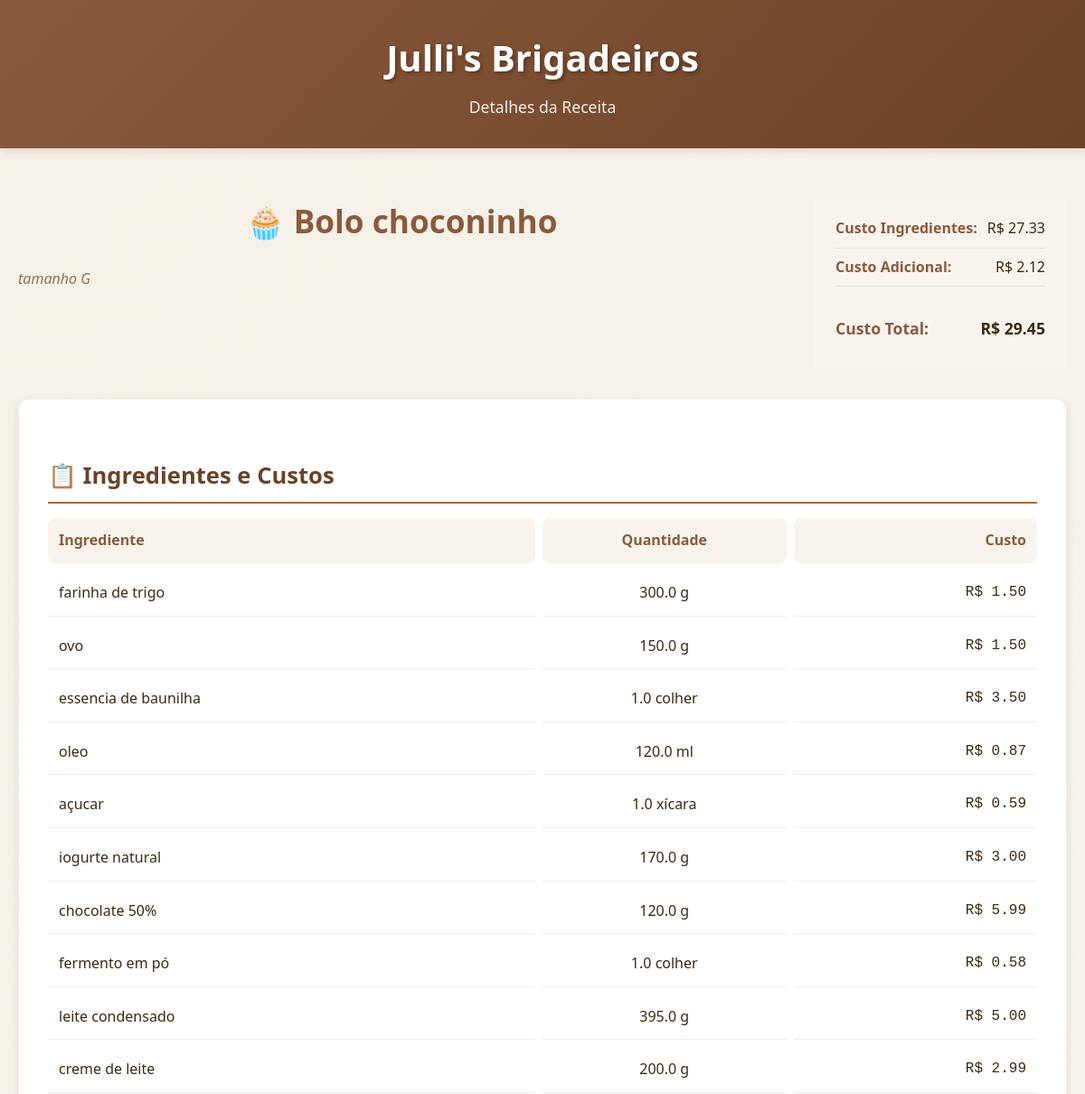
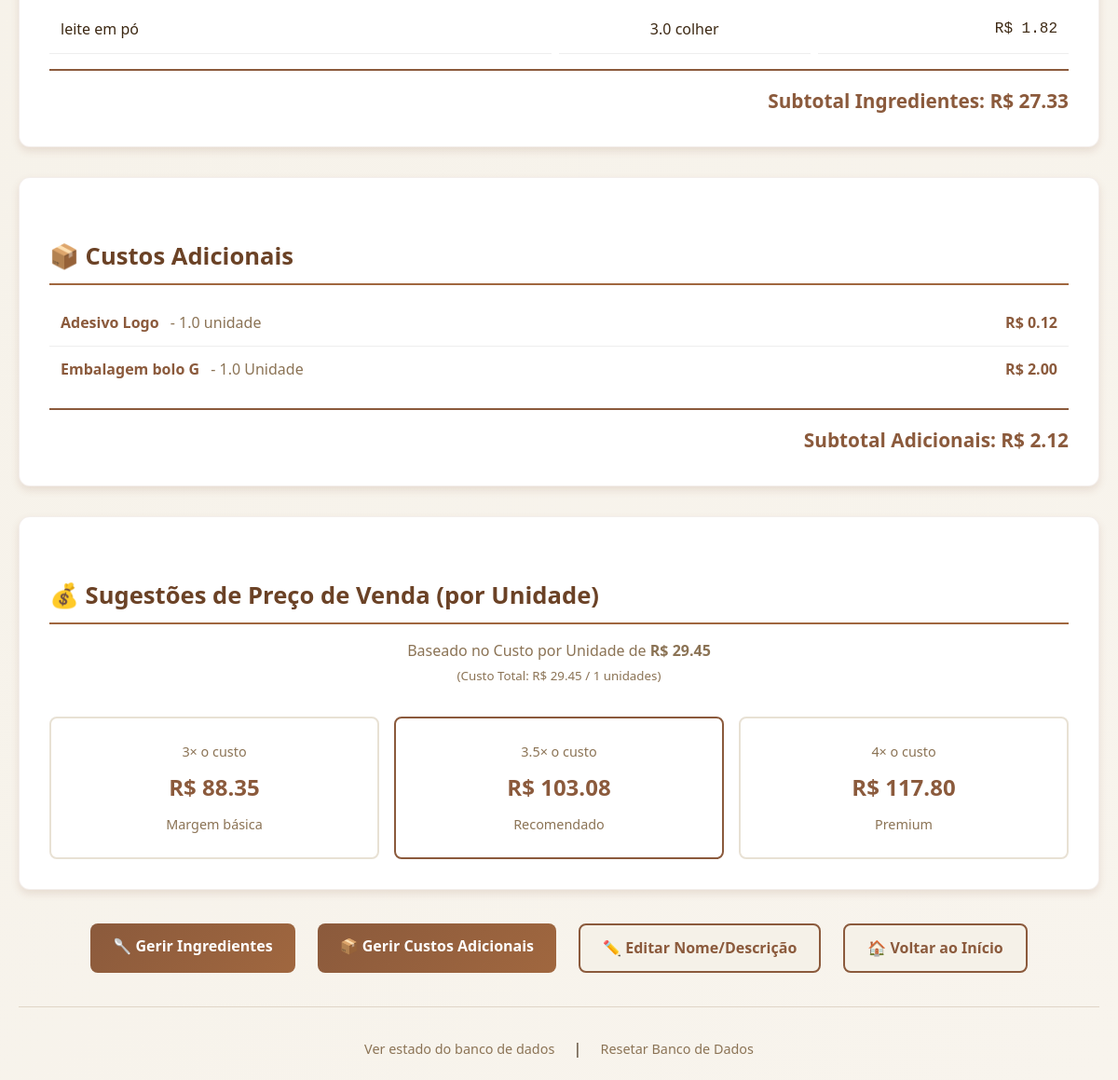
The app's page /receita/8 with its own data (2 pictures, top to bottom).
### tables this page shows
CREATE TABLE receitas (
            id INTEGER PRIMARY KEY AUTOINCREMENT, nome TEXT UNIQUE NOT NULL, descricao TEXT,
            rendimento INTEGER NOT NULL DEFAULT 1 );

CREATE TABLE receita_ingredientes (
            id INTEGER PRIMARY KEY AUTOINCREMENT, receita_id INTEGER NOT NULL, ingrediente_id INTEGER NOT NULL,
            quantidade REAL NOT NULL, unidade TEXT NOT NULL,
            FOREIGN KEY (receita_id) REFERENCES receitas (id) ON DELETE CASCADE,
            FOREIGN KEY (ingrediente_id) REFERENCES ingredientes (id) ON DELETE CASCADE );

CREATE TABLE ingredientes (
            id INTEGER PRIMARY KEY AUTOINCREMENT, nome TEXT UNIQUE NOT NULL, preco_embalagem REAL NOT NULL,
            quant_embalagem REAL NOT NULL, densidade REAL DEFAULT 1.0 );

CREATE TABLE receita_custos_adicionais (
            id INTEGER PRIMARY KEY AUTOINCREMENT, receita_id INTEGER NOT NULL, custo_adicional_id INTEGER NOT NULL,
            quantidade_utilizada REAL NOT NULL,
            FOREIGN KEY (receita_id) REFERENCES receitas (id) ON DELETE CASCADE,
            FOREIGN KEY (custo_adicional_id) REFERENCES custos_adicionais (id) ON DELETE CASCADE );

CREATE TABLE custos_adicionais (
            id INTEGER PRIMARY KEY AUTOINCREMENT, nome TEXT UNIQUE NOT NULL, tipo TEXT NOT NULL,
            custo_unitario REAL NOT NULL, unidade_medida TEXT, vida_util INTEGER, descricao TEXT );

### main.py (the view)
@app.route("/receita/<int:receita_id>")
def ver_receita(receita_id):
    receita = get_receita(receita_id)
    if not receita:
        flash("Receita não encontrada!", "error")
        return redirect(url_for("gerir_receitas"))
    ingredientes_db = get_ingredientes_receita(receita_id)
    ingredientes_com_custo = []
    custo_ingredientes_total = 0
    for ingr in ingredientes_db:
        qtd_gramas = converter_para_gramas(ingr['quantidade'], ingr['unidade'], ingr['densidade'])
        custo_item = calcular_custo_ingrediente(ingr['preco_embalagem'], ingr['quant_embalagem'], qtd_gramas)
        ingr_dict = dict(ingr)
        ingr_dict['custo'] = custo_item
        ingredientes_com_custo.append(ingr_dict)
        custo_ingredientes_total += custo_item
    custos_adicionais_db = get_custos_adicionais_receita(receita_id)
    custo_adicional_total = calcular_custo_adicional_total(receita_id)
    custo_total = custo_ingredientes_total + custo_adicional_total
    rendimento = receita['rendimento']
    if not rendimento or rendimento == 0:
        rendimento = 1  # Evita erro de divisão por zero
    custo_unitario = custo_total / rendimento
    return render_template("ver_receita.html",
                           receita=receita,
                           ingredientes=ingredientes_com_custo,
                           custos_adicionais=custos_adicionais_db,
                           custo_ingredientes=custo_ingredientes_total,
                           custo_adicional_total=custo_adicional_total,
                           custo_total=custo_total,
                           custo_unitario=custo_unitario)  # <-- Nova variável enviada

### main.py (called while the page is built)
def get_db():
    db = getattr(g, '_database', None)
    if db is None:
        db = g._database = sqlite3.connect(DATABASE)
        db.row_factory = sqlite3.Row
    return db

@app.teardown_appcontext
def close_connection(exception):
    db = getattr(g, '_database', None)
    if db is not None:
        db.close()

def get_receita(receita_id):
    cursor = get_db().cursor()
    cursor.execute("SELECT * FROM receitas WHERE id = ?", (receita_id,))
    return cursor.fetchone()

def get_ingredientes_receita(receita_id):
    cursor = get_db().cursor()
    cursor.execute(
        '''
        SELECT ri.id, i.nome, ri.quantidade, ri.unidade, i.densidade,
               i.preco_embalagem, i.quant_embalagem,
               i.id as ingrediente_id
        FROM receita_ingredientes ri
        JOIN ingredientes i ON ri.ingrediente_id = i.id
        WHERE ri.receita_id = ?
        ''', (receita_id,))
    return cursor.fetchall()

def get_custos_adicionais_receita(receita_id):
    cursor = get_db().cursor()
    cursor.execute('''SELECT rca.id, ca.nome, ca.tipo, rca.quantidade_utilizada,
                    ca.custo_unitario, ca.unidade_medida, ca.vida_util, ca.descricao,
                    ca.id as custo_adicional_id
                    FROM receita_custos_adicionais rca
                    JOIN custos_adicionais ca ON rca.custo_adicional_id = ca.id
                    WHERE rca.receita_id = ?''', (receita_id,))
    return cursor.fetchall()

def converter_para_gramas(quantidade, unidade, densidade=1.0):
    fatores_conversao = {
        'g': 1.0, 'kg': 1000.0, 'ml': 1.0, 'l': 1000.0,
        'colher': 15.0, 'xícara': 240.0, 'unidade': 50.0, 'pitada': 0.5,
    }
    unidades_de_volume = ['ml', 'l', 'colher', 'xícara']
    fator = fatores_conversao.get(unidade, 1.0)
    if unidade in unidades_de_volume:
        return quantidade * fator * (densidade or 1.0)
    return quantidade * fator

def calcular_custo_ingrediente(preco_embalagem, quant_embalagem, qtd_convertida_gramas):
    if quant_embalagem > 0:
        return (preco_embalagem / quant_embalagem) * qtd_convertida_gramas
    return 0

@app.context_processor
def utility_processor():
    return dict(
        calcular_custo_total_receita=calcular_custo_total_receita,
        calcular_custo_produto=calcular_custo_produto
    )

### Templates/ver_receita.html (shortened to what this page needs)
{% extends "base.html" %}
{% block subtitle %}
    Detalhes da Receita
{% endblock %}
{% block content %}
<div class="recipe-header">
    <div class="recipe-title">
        <h1>🧁 {{ receita['nome'] }}</h1>
        {% if receita['descricao'] %}
            <p style="font-style: italic; color: var(--text-light); margin-top: 0.5rem;">{{ receita['descricao'] }}</p>
        {% endif %}
    </div>
    <div class="recipe-meta">
        <div class="meta-item">
            <span class="meta-label">Custo Ingredientes:</span>
            <span class="meta-value">R$ {{ "%.2f"|format(custo_ingredientes) }}</span>
        </div>
        <div class="meta-item">
            <span class="meta-label">Custo Adicional:</span>
            <span class="meta-value">R$ {{ "%.2f"|format(custo_adicional_total) }}</span>
        </div>
        <div class="meta-item cost-total" style="border: none; font-size: 1.1rem;">
            <span class="meta-label">Custo Total:</span>
            <span class="meta-value">R$ {{ "%.2f"|format(custo_total) }}</span>
        </div>
    </div>
</div>
{% if ingredientes %}
    <div class="card">
        <h2>📋 Ingredientes e Custos</h2>
        <div class="ingredient-grid">
            <div class="ingredient-header">Ingrediente</div>
            <div class="ingredient-header" style="text-align: center;">Quantidade</div>
            <div class="ingredient-header" style="text-align: right;">Custo</div>
            {% for ingr in ingredientes %}
                <div class="ingredient-row" data-label="{{ ingr.nome }}">
                    <div class="ingredient-cell ingredient-name">
                        {{ ingr['nome'] }}
                    </div>
                    <div class="ingredient-cell ingredient-quantity">
                        {{ ingr['quantidade'] }} {{ ingr['unidade'] }}
                    </div>
                    <div class="ingredient-cell ingredient-cost">
                        R$ {{ "%.2f"|format(ingr['custo']) }}
                    </div>
                </div>
            {% endfor %}
        </div>
        <div class="cost-total" style="margin-top: 1rem; text-align: right;">
            <span>Subtotal Ingredientes:</span>
            <strong>R$ {{ "%.2f"|format(custo_ingredientes) }}</strong>
        </div>
    </div>
{% endif %}
{% if custos_adicionais %}
    <div class="card">
        <h2>📦 Custos Adicionais</h2>
        <ul class="item-list">
            {% for custo in custos_adicionais %}
                <li class="item-list-item">
                    <div class="item-info">
                        <span class="item-name">{{ custo['nome'] }}</span>
                        <span class="item-details">- {{ custo['quantidade_utilizada'] }} {{ custo['unidade_medida'] }}</span>
                    </div>
                    <div class="item-cost">
                        {% if custo['vida_util'] and custo['vida_util'] > 0 %}
                            R$ {{ "%.2f"|format(custo['custo_unitario'] / custo['vida_util'] * custo['quantidade_utilizada']) }}
                        {% else %}
                            R$ {{ "%.2f"|format(custo['custo_unitario'] * custo['quantidade_utilizada']) }}
                        {% endif %}
                    </div>
                </li>
            {% endfor %}
        </ul>
        <div class="cost-total" style="margin-top: 1rem; text-align: right;">
            <span>Subtotal Adicionais:</span>
            <strong>R$ {{ "%.2f"|format(custo_adicional_total) }}</strong>
        </div>
    </div>
{% endif %}
<div class="card">
    <h2>💰 Sugestões de Preço de Venda (por Unidade)</h2>
    <p style="text-align: center; color: var(--text-light);">
        Baseado no Custo por Unidade de <strong>R$ {{ "%.2f"|format(custo_unitario) }}</strong>
        <br>
        <small>(Custo Total: R$ {{ "%.2f"|format(custo_total) }} / {{ receita['rendimento'] }} unidades)</small>
    </p>
    <div class="pricing-suggestions">
        <div class="pricing-card" title="Clique para copiar" onclick="copiarPreco(3)">
            <div class="pricing-multiplier">3× o custo</div>
            <div class="pricing-value">R$ {{ "%.2f"|format(custo_unitario * 3) }}</div>
            <div class="pricing-description">Margem básica</div>
        </div>
        <div class="pricing-card" title="Clique para copiar" onclick="copiarPreco(3.5)" style="border-color: var(--primary-brown);">
            <div class="pricing-multiplier">3.5× o custo</div>
            <div class="pricing-value">R$ {{ "%.2f"|format(custo_unitario * 3.5) }}</div>
            <div class="pricing-description">Recomendado</div>
        </div>
        <div class="pricing-card" title="Clique para copiar" onclick="copiarPreco(4)">
            <div class="pricing-multiplier">4× o custo</div>
            <div class="pricing-value">R$ {{ "%.2f"|format(custo_unitario * 4) }}</div>
            <div class="pricing-description">Premium</div>
        </div>
    </div>
</div>
<div class="nav-buttons">
    <a href="{{ url_for('adicionar_ingredientes', receita_id=receita['id']) }}" class="btn btn-primary">
        🥄 Gerir Ingredientes
    </a>
    <a href="{{ url_for('adicionar_custo_receita', receita_id=receita['id']) }}" class="btn btn-primary">
        📦 Gerir Custos Adicionais
    </a>
    <a href="{{ url_for('editar_receita', receita_id=receita['id']) }}" class="btn btn-secondary">
        ✏️ Editar Nome/Descrição
    </a>
    <a href="{{ url_for('index') }}" class="btn btn-secondary">
        🏠 Voltar ao Início
    </a>
</div>
{% endblock %}

### Static/style.css (style rules this page uses)
:root { --primary-brown: #8B5A3C; --light-cream: #F5F1E8; --dark-brown: #6B4226; --accent-brown: #A0673F; --text-dark: #3D2914; --text-light: #8B7355; --success-green: #4CAF50; --error-red: #F44336; --warning-orange: #FF9800; --shadow-light: 0 2px 4px rgba(139, 90, 60, 0.1); --shadow-medium: 0 4px 8px rgba(139, 90, 60, 0.15); --shadow-heavy: 0 8px 16px rgba(139, 90, 60, 0.2); --border-radius: 8px; --border-radius-large: 12px; }
* { margin: 0; padding: 0; box-sizing: border-box; }
body { font-family: 'Segoe UI', Tahoma, Geneva, Verdana, sans-serif; background: linear-gradient(135deg, var(--light-cream) 0%, #F8F4ED 100%); color: var(--text-dark); line-height: 1.6; min-height: 100vh; }
h1 { color: var(--primary-brown); font-size: 2.2rem; margin-bottom: 1.5rem; text-align: center; font-weight: 600; }
h2 { color: var(--dark-brown); font-size: 1.6rem; margin: 2rem 0 1rem 0; border-bottom: 2px solid var(--accent-brown); padding-bottom: 0.5rem; }
.card { background: white; border-radius: var(--border-radius-large); padding: 2rem; margin-bottom: 2rem; box-shadow: var(--shadow-medium); border: 1px solid rgba(139, 90, 60, 0.1); transition: transform 0.3s ease, box-shadow 0.3s ease; }
.btn { display: inline-block; padding: 0.75rem 1.5rem; border: none; border-radius: var(--border-radius); font-size: 1rem; font-weight: 600; text-decoration: none; cursor: pointer; transition: all 0.3s ease; text-align: center; margin: 0.25rem; }
.btn-primary { background: linear-gradient(135deg, var(--primary-brown) 0%, var(--accent-brown) 100%); color: white; }
.btn-secondary { background: var(--light-cream); color: var(--primary-brown); border: 2px solid var(--primary-brown); }
.item-list { list-style: none; padding: 0; }
.item-list-item { display: flex; justify-content: space-between; align-items: center; padding: 0.75rem; border-bottom: 1px solid #eee; transition: background-color 0.2s; }
.item-list-item:last-child { border-bottom: none; }
.item-info { flex: 1; }
.item-name { font-weight: 600; color: var(--primary-brown); }
.item-details { color: var(--text-light); margin-left: 0.5rem; }
.item-cost { color: var(--primary-brown); font-weight: bold; }
.nav-buttons { display: flex; gap: 1rem; justify-content: center; margin: 2rem 0; flex-wrap: wrap; }
.recipe-header { display: flex; justify-content: space-between; align-items: flex-start; margin-bottom: 2rem; gap: 2rem; flex-wrap: wrap; }
.recipe-title { flex: 1; }
.recipe-meta { background: #F8F4ED; padding: 1.5rem; border-radius: var(--border-radius); min-width: 280px; }
.meta-item { display: flex; justify-content: space-between; margin-bottom: 0.5rem; padding-bottom: 0.5rem; border-bottom: 1px solid #e8e1d4; }
.meta-item:last-child { border-bottom: none; margin-bottom: 0; }
.meta-label { font-weight: 600; color: var(--primary-brown); }
.meta-value { color: var(--text-dark); }
.ingredient-grid { display: grid; grid-template-columns: 2fr 1fr 1fr; gap: 0.5rem; margin: 1rem 0; }
.ingredient-header { font-weight: 600; color: var(--primary-brown); padding: 0.75rem; background: #f8f4ed; border-radius: var(--border-radius); }
.ingredient-row { display: contents; }
.ingredient-cell { padding: 0.75rem; border-bottom: 1px solid #eee; display: flex; align-items: center; }
.ingredient-name { font-weight: 500; }
.ingredient-quantity { justify-content: center; }
.ingredient-cost { justify-content: flex-end; font-family: 'Courier New', monospace; }
.cost-total { font-size: 1.3rem; font-weight: 600; color: var(--primary-brown); border-top: 2px solid var(--primary-brown); padding-top: 1rem; margin-top: 1rem; }
.pricing-suggestions { display: grid; grid-template-columns: repeat(auto-fit, minmax(200px, 1fr)); gap: 1rem; margin-top: 2rem; }
.pricing-card { background: white; padding: 1.5rem; border-radius: var(--border-radius); border: 2px solid #e8e1d4; text-align: center; cursor: pointer; transition: all 0.2s ease-in-out; }
.pricing-multiplier { font-size: 0.9rem; color: var(--text-light); margin-bottom: 0.5rem; }
.pricing-value { font-size: 1.5rem; font-weight: 600; color: var(--primary-brown); margin-bottom: 0.5rem; }
.pricing-description { font-size: 0.9rem; color: var(--text-light); }
.card, .recipe-item { animation: fadeIn 0.5s ease-out forwards; }

### records on screen
receitas: nome "Bolo choconinho", descricao "tamanho G", rendimento "1"
receita_ingredientes: nome "farinha de trigo", quantidade "300.0", unidade "g", custo "1.50"
receita_ingredientes: nome "ovo", quantidade "150.0", unidade "g", custo "1.50"
receita_ingredientes: nome "essencia de baunilha", quantidade "1.0", unidade "colher", custo "3.50"
receita_ingredientes: nome "oleo", quantidade "120.0", unidade "ml", custo "0.87"
receita_ingredientes: nome "açucar", quantidade "1.0", unidade "xícara", custo "0.59"
receita_ingredientes: nome "iogurte natural", quantidade "170.0", unidade "g", custo "3.00"
receita_ingredientes: nome "chocolate 50%", quantidade "120.0", unidade "g", custo "5.99"
receita_ingredientes: nome "fermento em pó", quantidade "1.0", unidade "colher", custo "0.58"
receita_ingredientes: nome "leite condensado", quantidade "395.0", unidade "g", custo "5.00"
receita_ingredientes: nome "creme de leite", quantidade "200.0", unidade "g", custo "2.99"
receita_ingredientes: nome "leite em pó", quantidade "3.0", unidade "colher", custo "1.82"
receita_custos_adicionais: nome "Adesivo Logo", quantidade_utilizada "1.0", unidade_medida "unidade"
custos_adicionais: custo_unitario+vida_util "0.12"
receita_custos_adicionais: nome "Embalagem bolo G", quantidade_utilizada "1.0", unidade_medida "Unidade"
custos_adicionais: custo_unitario+vida_util "2.00"

### other values on screen
{{ "%.2f"|format(custo_ingredientes) }} "27.33"
{{ "%.2f"|format(custo_adicional_total) }} "2.12"
{{ "%.2f"|format(custo_total) }} "29.45"
{{ "%.2f"|format(custo_unitario) }} "29.45"
{{ "%.2f"|format(custo_unitario * 3) }} "88.35"
{{ "%.2f"|format(custo_unitario * 3.5) }} "103.08"
{{ "%.2f"|format(custo_unitario * 4) }} "117.80"
